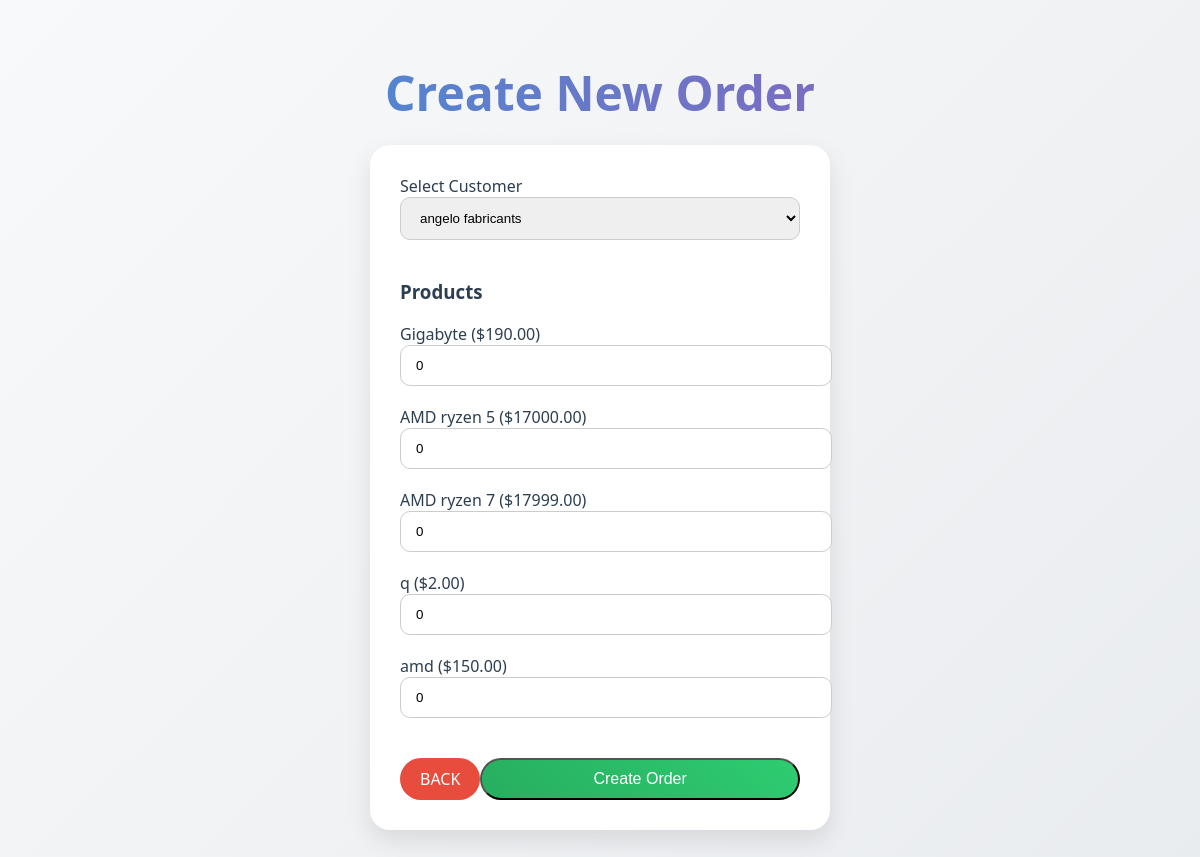
Page /ebasan-php-inventory-system/add_order.php on the committed database.
### tables this page shows
CREATE TABLE `products` (
  `id` int(11) NOT NULL,
  `name` varchar(100) NOT NULL,
  `price` decimal(10,2) NOT NULL,
  `category_id` int(11) NOT NULL,
  `Stock` int(11) DEFAULT NULL
);

### ebasan-php-inventory-system/add_order.php (the view, shortened to what this page needs)
<?php
include 'database.php';
$customers = $conn->query("SELECT * FROM customers");
$products = $conn->query("SELECT * FROM products");
?>
<!DOCTYPE html>
<html>
<head>
    <link rel="stylesheet" href="style.css">
</head>
<body>
    <h1 class="page-title">Create New Order</h1>
    <div class="table-container" style="max-width:700px; margin:auto;">
        <form method="post" class="styled-form">
            <label for="customer">Select Customer</label>
            <select id="customer" name="customer" required>
                <?php while ($c = $customers->fetch_assoc()): ?>
                    <option value="<?= $c['id'] ?>"><?= $c['name'] ?></option>
                <?php endwhile; ?>
            </select>
            <h3>Products</h3>
            <?php while ($p = $products->fetch_assoc()): ?>
                <div class="product-row">
                    <span><?= $p['name'] ?> ($<?= $p['price'] ?>)</span>
                    <input type="number" name="products[<?= $p['id'] ?>]" value="0" min="0">
                </div>
            <?php endwhile; ?>
            <div style="display:flex; justify-content:space-between; margin-top:20px;">
                <a class="button" style="background:#e74c3c;" href="list.php">BACK</a>
                <button type="submit" class="button add-btn">Create Order</button>
            </div>
        </form>
    </div>
</body>
</html>

### ebasan-php-inventory-system/style.css (style rules this page uses)
body { background: linear-gradient(135deg, #f8f9fa, #e9ecef); font-family: 'Segoe UI', Tahoma, Geneva, Verdana, sans-serif; color: #2c3e50; padding: 20px; }
h1 { text-align: center; font-size: 3em; background: linear-gradient(to right, #3498db, #9b59b6); -webkit-background-clip: text; -webkit-text-fill-color: transparent; margin-bottom: 20px; }
.button { display: inline-block; text-decoration: none; color: #fff; background: linear-gradient(45deg, #27ae60, #2ecc71); padding: 10px 20px; border-radius: 50px; transition: transform 0.3s, box-shadow 0.3s; }
form { background: #fff; padding: 30px; width: 400px; margin: 0 auto 40px auto; border-radius: 20px; box-shadow: 0 10px 25px rgba(0,0,0,0.1); }
form input[type="text"], form input[type="email"], form input[type="number"], form select { width: 100%; padding: 12px 15px; margin-bottom: 20px; border-radius: 10px; border: 1px solid #ccc; transition: 0.3s; }
form button { width: 100%; border-radius: 50px; background: linear-gradient(45deg, #e67e22, #d35400); color: #fff; padding: 12px; font-size: 16px; cursor: pointer; transition: transform 0.3s, box-shadow 0.3s; }

### rows in the picture
products: name "Gigabyte", price "190.00"
products: name "AMD ryzen 5", price "17000.00"
products: name "AMD ryzen 7", price "17999.00"
products: name "q", price "2.00"
products: name "amd", price "150.00"

### other values in the picture
form field customer "angelo fabricants"
